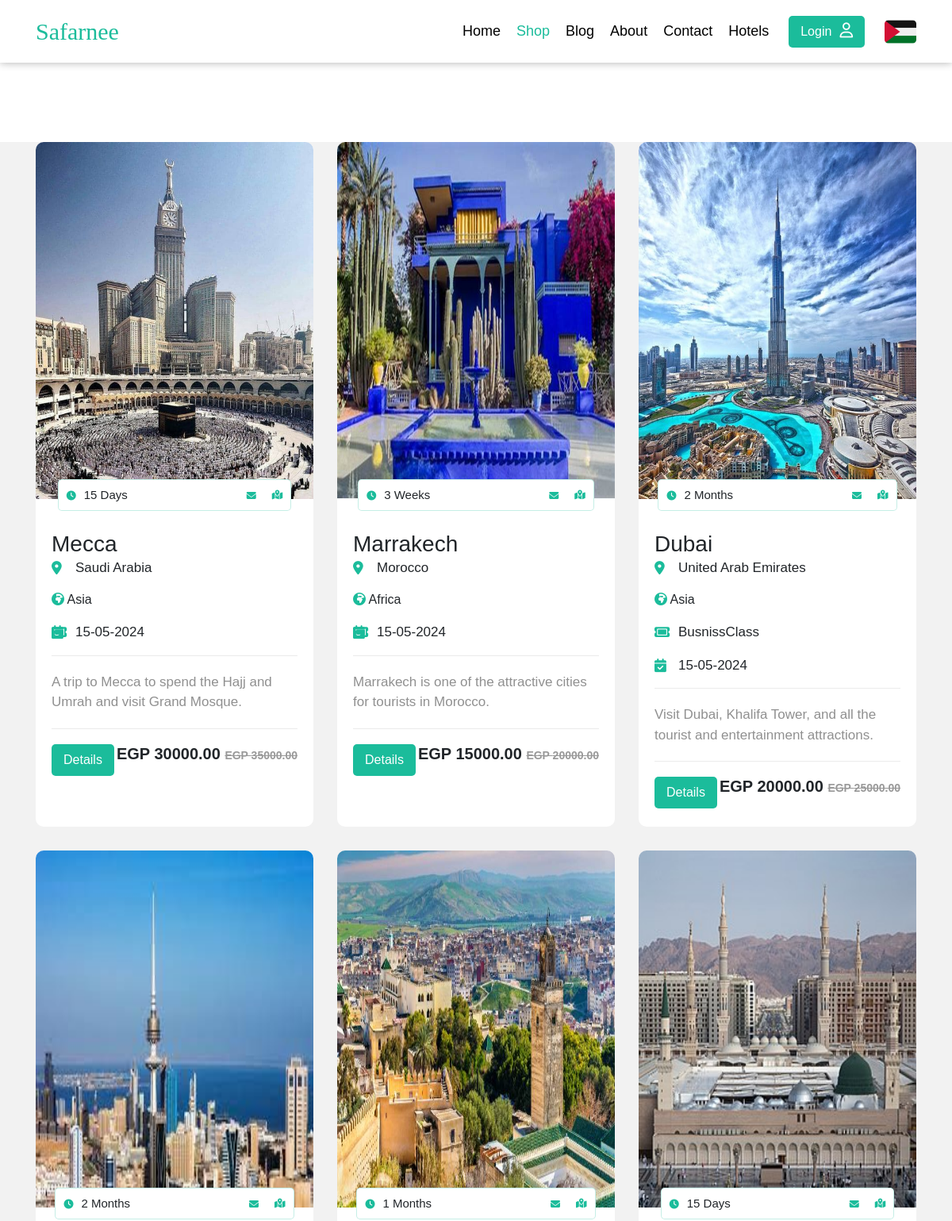
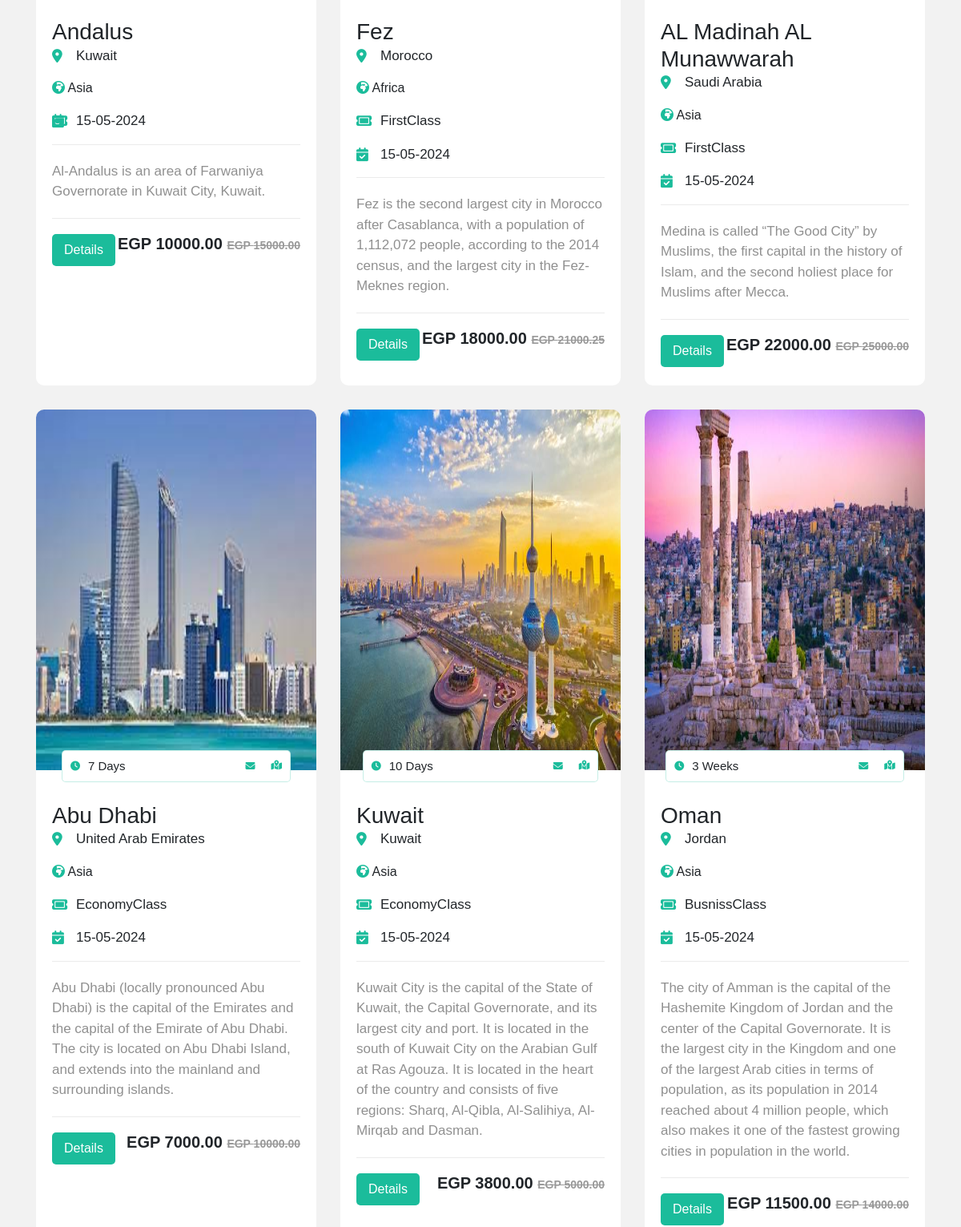
/shop/ (upper part), run on an earlier commit of the app's database (2 pictures, top to bottom).
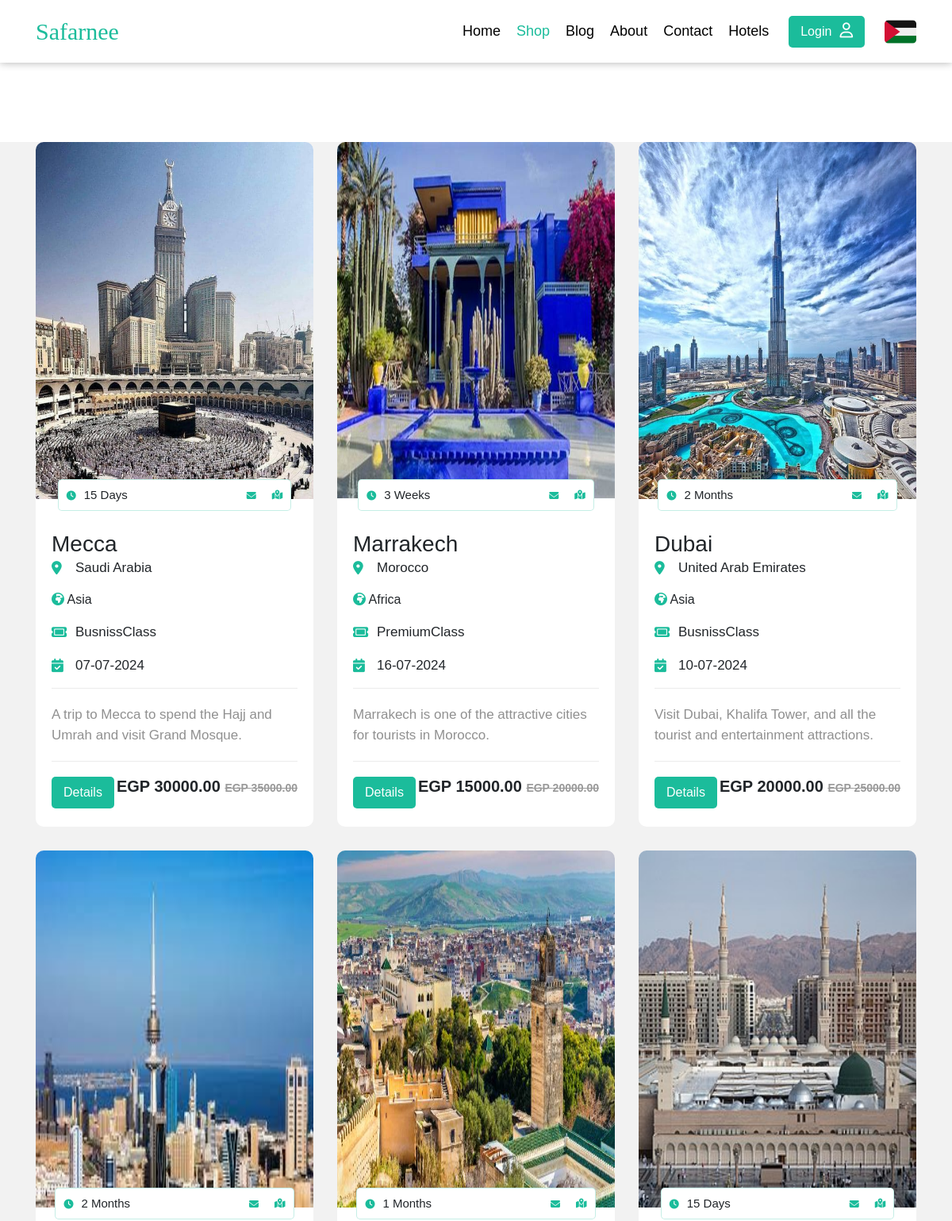
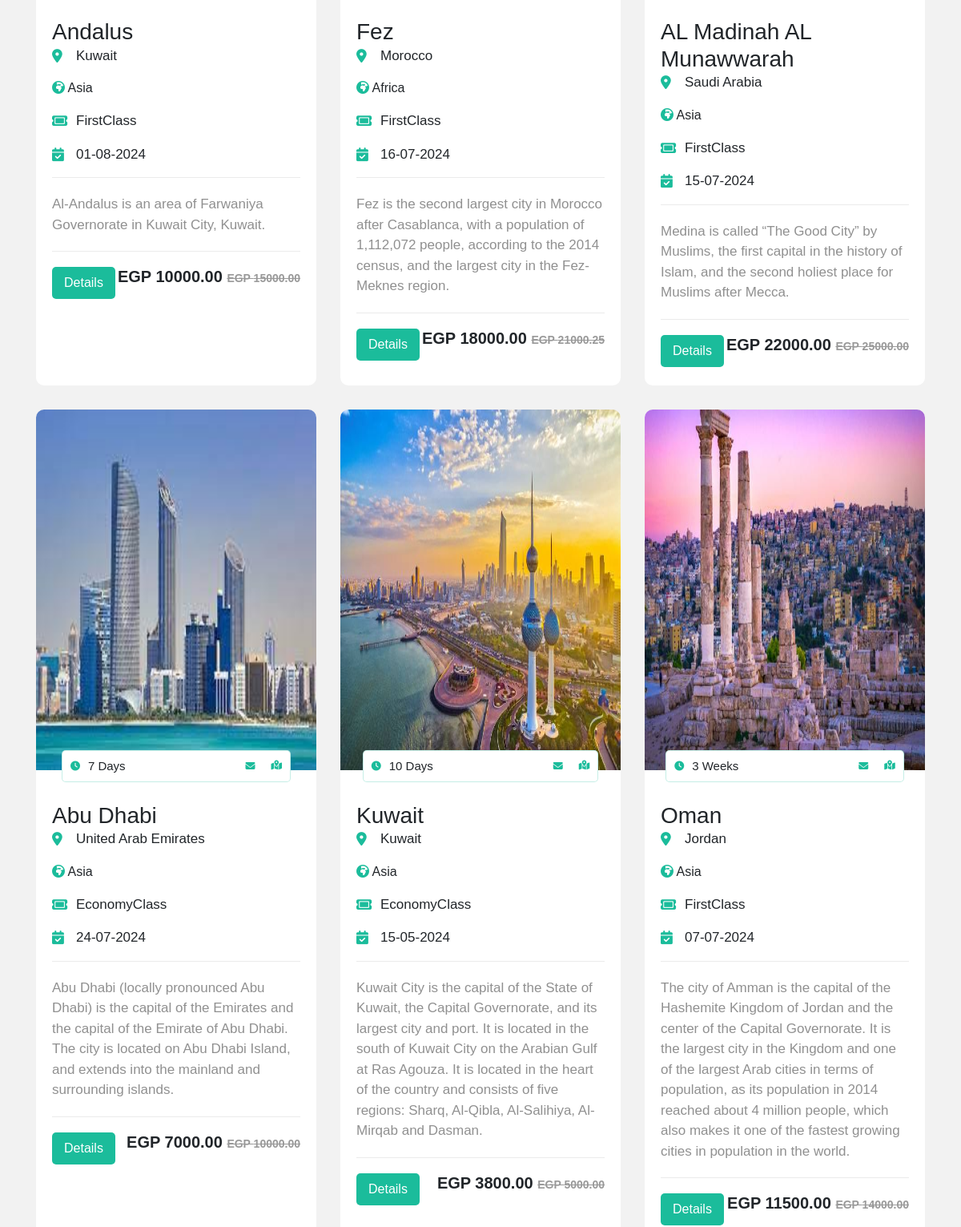
And on a later commit of the database (2 pictures, top to bottom).
### home/models.py (models this page shows, shortened)
class Place(models.Model):
    city = models.CharField(max_length=30)
    continent = models.CharField(max_length=30,choices=continent)
    country = models.CharField(max_length=30)
    image = models.ImageField(upload_to=image_upload)
    description = models.TextField()
    price = models.DecimalField(max_digits=8, decimal_places=2)
    discount=models.DecimalField(max_digits=8, decimal_places=2)
    period=models.CharField(max_length=30,choices=period)
    duration=models.IntegerField(null=True,blank=True)
    source=models.CharField( max_length=50,choices=source)
    date=models.DateField(auto_now=False, auto_now_add=False)
    flight_class=models.CharField(max_length=50,choices=flight_class)
    slug=models.SlugField(blank=True,null=True)

### shop/views.py (the view)
# urls.py: path('shop', include('shop.urls')),
def shop(request):
    if request.method == 'POST':
        selected_country = request.POST.get('destination')
        if selected_country:
            places = Place.objects.filter(country=selected_country)
        else:
            places = Place.objects.all()
    else:
        places = Place.objects.all()
    context = {
        'places': places
    }
    return render(request, 'shop.html', context)

### shop/templates/shop.html (shortened to what this page needs)
{% extends 'base.html' %}
{% load static %}
{% block add %}
<link rel="stylesheet" href="{% static 'CSS/shop.css' %}">
{% endblock add %}
{% block content %}
<div class="travel" id="travel" >
  <div class="container" >
    <div class="box">
      {% for place in places %}
          <div class="package box-1">
            <a href="{% url 'detail' slug=place.slug %}">
            <div class="image">
              <img src="{{place.image.url}}" alt="" />
            </div>
          </a>
            <div class="time">
              <i class="fa-sharp fa-solid fa-clock fa-xs"></i>
              <span>{{place.duration}} {{place.period}}</span>
              <i
                class="fa-solid fa-envelope fa-xs"
                onClick="showFormRequest()"
              ></i>
              <a href="#" title="map"
                ><i class="fa-solid fa-map-location-dot fa-xs"></i
              ></a>
            </div>
            <div class="text">
              <h3>{{place.city}}</h3>
               <p class="location">{{place.country}}</p>
               <p><i class="fa-solid fa-earth-africa" style="color: var(--main-color)"></i> {{place.continent}}</p>
               <p class="ticket" title="Ticket">{{place.flight_class}}</p>
               <p class="calendar" title="Take-off time">{{place.date|date:"d-m-Y"}}</p>
              <p class="description">
                {{place.description}}
              </p>
              <div class="price">
                <a href="{% url 'detail' slug=place.slug %}">
                <button class="btn">Details</button>
              </a>
                <p>EGP {{place.price}} <span>EGP {{place.discount}}</span></p>
              </div>
            </div>
          </div>
          {% endfor %}
    </div>
  </div>
</div>
{% endblock content %}

What changed in the data, as far as the page shows it:
changed Place "Mecca": flight_class (not shown) → "BusnissClass"; date "15-05-2024" → "07-07-2024"
changed Place "Marrakech": flight_class (not shown) → "PremiumClass"; date "15-05-2024" → "16-07-2024"
changed Place "Dubai": date "15-05-2024" → "10-07-2024"
changed Place "Andalus": flight_class (not shown) → "FirstClass"; date "15-05-2024" → "01-08-2024"
changed Place "Fez": date "15-05-2024" → "16-07-2024"
changed Place "AL Madinah AL Munawwarah": date "15-05-2024" → "15-07-2024"
changed Place "Abu Dhabi": date "15-05-2024" → "24-07-2024"
changed Place "Oman": flight_class "BusnissClass" → "FirstClass"; date "15-05-2024" → "07-07-2024"
